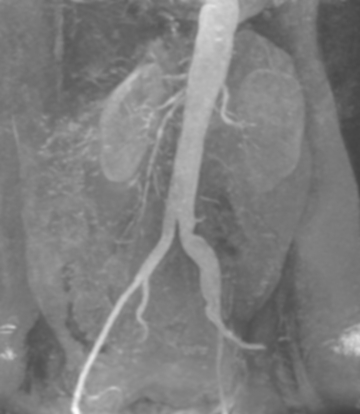
#> input picture Lab/Immagini/angiogramma.jpg, 360 x 414 px, found by its file name
$ python '6)gradienteScript.py'
#> lines starting #> are read from the running program, lines starting #| are printed output that depends on the picture; after the words box and inside, x2 and y2 are one past the last pixel; in counts of white or black regions, pixels touching at a corner belong together
# -*- coding: utf-8 -*-

import numpy as np # importa Numpy
import matplotlib.pyplot as plt # importa Matplotlib
import scipy.ndimage as ndi # importa Scipy per le immagini
import skimage.io as io # importa il modulo Input/Output di SK-Image
from skimage.exposure import equalize_hist
from skimage.transform import warp
from pathlib import Path
import myLibreria as my

path_immagini = Path(r"C:\Users\lucia\Desktop\FilePc\Uni\Magistrale\ESM\Laboratorio\Immagini_lab")


"""Filtraggio mediante derivata prima (tecniche Gradiente)"""

"""esercizio house.y"""
# #import immagine
# file = str(path_immagini/"house.y")
# x = np.float64(np.fromfile(file, np.uint8))
# x = np.reshape(x, (512,512))
# plt.subplot(1,3,1); plt.imshow(x, clim = None, cmap = 'gray')

# #definisco derivate con maschere di Sobel

# #classiche
# # S1 = np.array([[-1,-2,-1],
# #                [ 0, 0, 0],
# #                 [1, 2, 1]])

# # S2 = np.array([[-1,0,1],
# #                [-2,0,2],
# #                [-1,0,1]])

# #enfasi su bordi obliqui
# S1 = np.array([[ 0, 1, 2],
#                [-1, 0, 1],
#                [-2,-1, 0]])

# S2 = np.array([[-2,-1, 0],
#                [-1, 0, 1],
#                [ 0, 1, 2]])

# y1 = ndi.convolve(x, S1, mode = 'reflect')
# y2 = ndi.convolve(x, S2, mode = 'reflect')

# """calcolo gradiente come elevamento al quadrato delle immagini filtrate dalle derivate"""
# G = np.sqrt(y1**2 + y2**2)
# plt.subplot(1,3,2); plt.imshow(G, clim = None, cmap = 'gray')

# """threshold + mappa"""
# T = 1.5 * np.mean(G)
# mask = G > T
# plt.subplot(1,3,3); plt.imshow(mask, clim = None, cmap = 'gray')


"""esercizio angiogramma"""
#import immagine
x_pre = np.float64(io.imread(path_immagini/"angiogramma.jpg"))
#> x_pre: shape (414, 360) float64; min 67, max 253, mean 125.7
plt.subplot(1,4,1); plt.imshow(x_pre, clim = None, cmap = 'gray')

#pre elaborazione di smooth con filtro gaussiano N.B. dimensione maschera = 6 * sigma
sigma = 3
x = ndi.gaussian_filter(x_pre, (sigma,sigma))
plt.subplot(1,4,2); plt.imshow(x, clim = None, cmap = 'gray')

#alternativa usando media aritmetica
# x = ndi.uniform_filter(x_pre, (9,9))
# plt.subplot(1,4,2); plt.imshow(x, clim = None, cmap = 'gray')

#definisco derivate con maschere di Sobel
#enfasi su bordi obliqui
S1 = np.array([[ 0, 1, 2],
               [-1, 0, 1],
               [-2,-1, 0]])

S2 = np.array([[-2,-1, 0],
               [-1, 0, 1],
               [ 0, 1, 2]])

y1 = ndi.convolve(x, S1, mode = 'reflect')
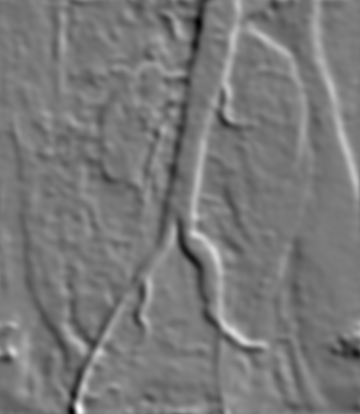
#> y1: shape (414, 360) float64; min -67.76, max 75.51, mean 0.4; drawn with min black and max white
y2 = ndi.convolve(x, S2, mode = 'reflect')
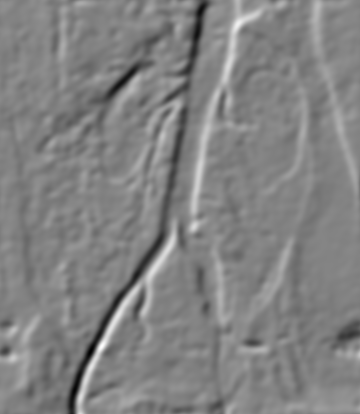
#> y2: shape (414, 360) float64; min -84.2, max 80.74, mean 0.4; drawn with min black and max white

#calcolo gradiente
G = np.sqrt(y1**2 + y2**2)
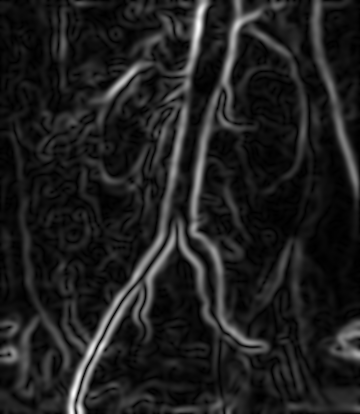
#> G: shape (414, 360) float64; min 0.00776, max 93.34, mean 11.5; drawn with min black and max white
plt.subplot(1,4,3); plt.imshow(G, clim = None, cmap = 'gray')

#threshold + mappa
T = 1.9 * np.mean(G)
#> T = 21.79
mask = G > T
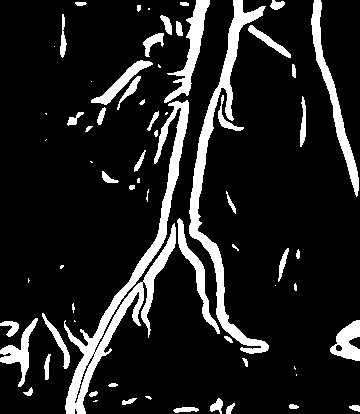
#> mask: shape (414, 360) bool; 13.1% white; 68 white regions (19 under 20 px), largest, box (x1, y1, x2, y2) and area: (64, 100, 189, 414) 5675, (189, 0, 269, 354) 4085, (311, 0, 359, 197) 1619
plt.subplot(1,4,4); plt.imshow(mask, clim = None, cmap = 'gray')

import skimage.morphology as morph

b = morph.disk(2)
z = morph.binary_erosion(mask, b)
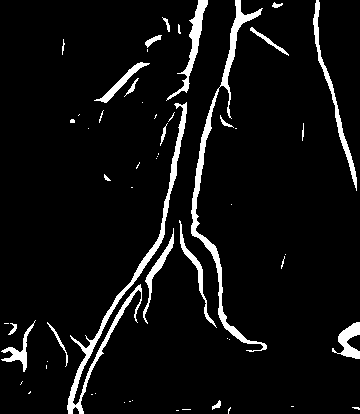
#> z: shape (414, 360) bool; 6.3% white; 57 white regions (34 under 20 px), largest, box (x1, y1, x2, y2) and area: (67, 102, 187, 414) 2408, (191, 0, 267, 352) 2287, (313, 0, 357, 191) 839
plt.figure('output'); plt.imshow(z, clim=None, cmap='gray')

$ run again, with Lab/Immagini/bebe.jpg copied over Lab/Immagini/angiogramma.jpg
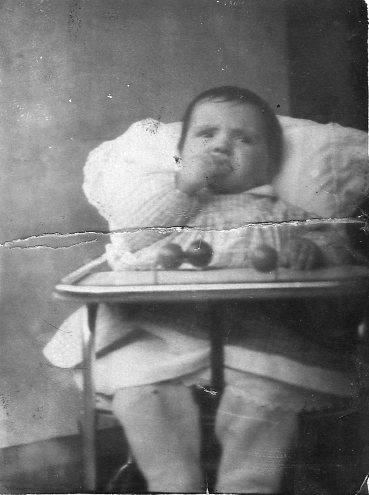
#> input picture Lab/Immagini/bebe.jpg, 369 x 495 px, found by its file name
#> `G = np.sqrt(y1**2 + y2**2)`:
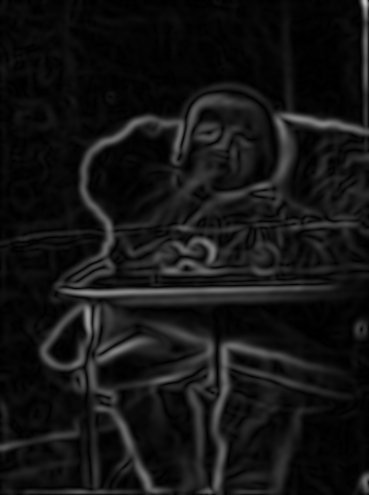
#> G: shape (495, 369) float64; min 0.0356, max 199.4, mean 20.4
#> T = 38.8
#> mask: shape (495, 369) bool; 15.7% white; 67 white regions (16 under 20 px), largest, box (x1, y1, x2, y2) and area: (39, 301, 171, 494) 4811, (172, 0, 369, 232) 3257, (55, 279, 333, 305) 3212
#> `z = morph.binary_erosion(mask, b)`:
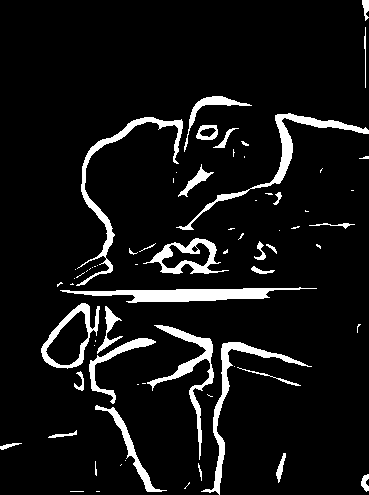
#> z: shape (495, 369) bool; 7.8% white; 71 white regions (38 under 20 px), largest, box (x1, y1, x2, y2) and area: (60, 287, 317, 303) 1954, (76, 117, 183, 286) 1625, (176, 113, 369, 230) 1595

$ run again, with Lab/Immagini/circuito_rumoroso.jpg copied over Lab/Immagini/angiogramma.jpg
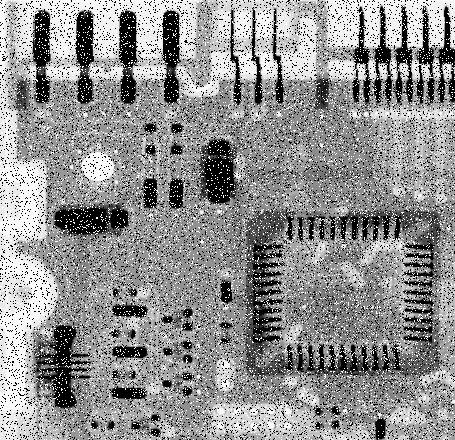
#> input picture Lab/Immagini/circuito_rumoroso.jpg, 455 x 440 px, found by its file name
#> `G = np.sqrt(y1**2 + y2**2)`:
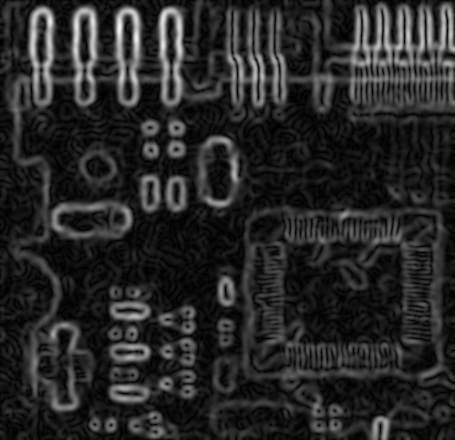
#> G: shape (440, 455) float64; min 0.0477, max 248.3, mean 39.9
#> T = 75.74
#> mask: shape (440, 455) bool; 13.9% white; 170 white regions (76 under 20 px), largest, box (x1, y1, x2, y2) and area: (328, 3, 455, 108) 5703, (226, 10, 267, 107) 1860, (114, 6, 142, 107) 1733
#> `z = morph.binary_erosion(mask, b)`:
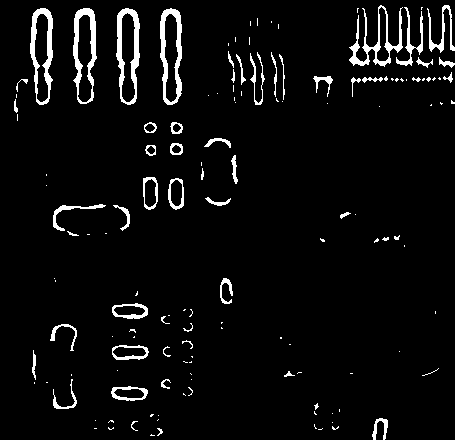
#> z: shape (440, 455) bool; 4.8% white; 141 white regions (89 under 20 px), largest, box (x1, y1, x2, y2) and area: (116, 8, 140, 105) 941, (160, 8, 182, 105) 917, (73, 8, 97, 104) 901
